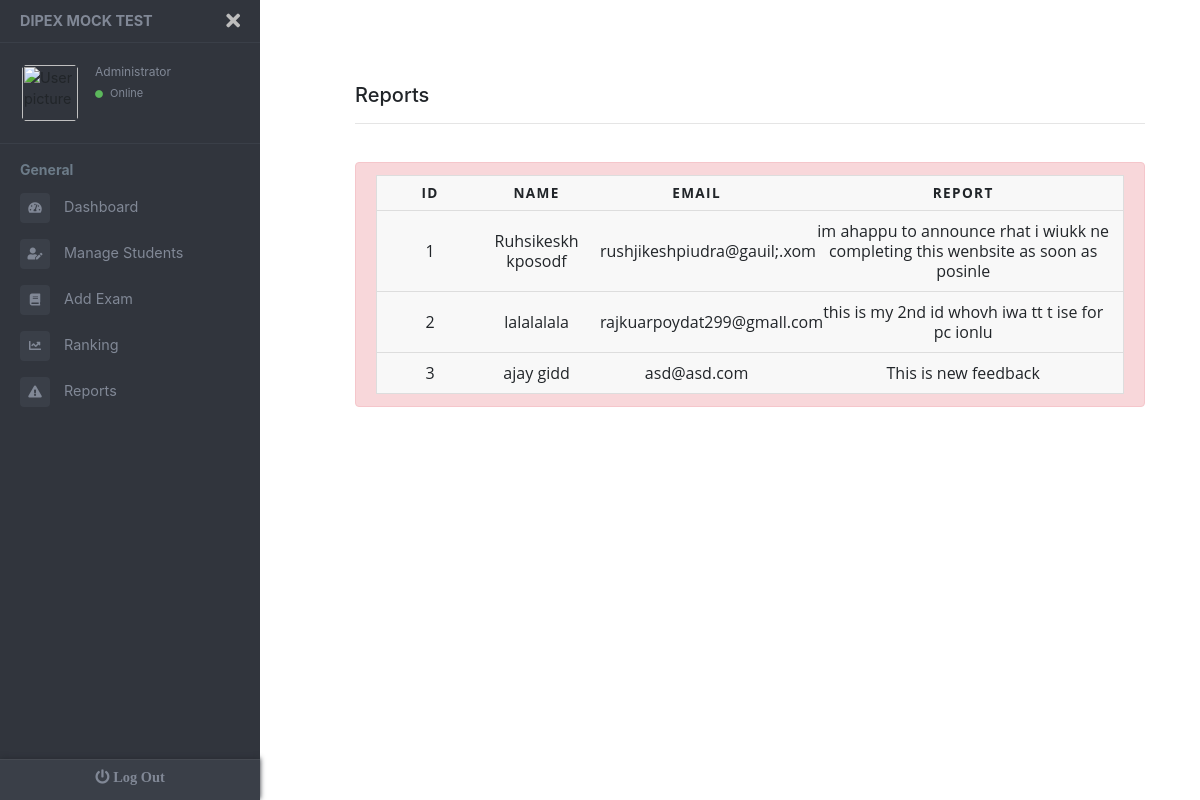
The page /welcome_admin.php?page=admin/showReports on the database its author committed.
### tables this page shows
CREATE TABLE `reports` (
  `id` int(11) NOT NULL,
  `username` varchar(20) NOT NULL,
  `name` varchar(50) NOT NULL,
  `email` varchar(50) NOT NULL,
  `report` varchar(1000) NOT NULL
);

### admin/showReports.php (the view, shortened to what this page needs)
<?php
$serverName = "localhost";
$userName = "root";
$passWord = "";
$dbName = "gatedipex";
$conn = mysqli_connect($serverName, $userName, $passWord, $dbName);
$num = 1;
$sql = "SELECT `username`, `name`, `email`, `report` FROM `reports`";
?>
<html>
    <head>
    </head>
    <body>
    <div class="form-group col-md-12">
          <br><br><h5>Reports</h5>
          <hr><br>
          <div class="alert alert-danger" role="alert">
            <table class="manageExams">
              <tr>
                <th>ID</th>
                <th>Name</th>
                <th colspan='2'>Email</th>
                <th colspan="3">Report</th>
              </tr>
              <?php
               $result = $conn->query($sql);
               if ($result->num_rows > 0) {
                   while($row = $result->fetch_assoc()) {
                     $fullName = $row["name"];
                     $report = $row["report"];
                     $email = $row["email"];
              echo "
                <tr>
                  <td>".$num."</td>
                  <td>".$fullName."</td>
                  <td colspan='2'>".$email."</td>
                  <td colspan='3'>".$report."</td>
                </tr>
               ";
               $num+=1;
              }
            }
              ?>
            </table>
          </div>
        </div>
    </body>
</html>

### assets/css/welcome_admin.css (style rules this page uses)
body { font-size: 0.9rem; }
.manageExams { font-family: "Open Sans", sans-serif; line-height: 1.25; border: 1px solid #ccc; border-collapse: collapse; margin: 0; padding: 0; width: 100%; table-layout: fixed; }
.manageExams tr { background-color: #f8f8f8; border: 1px solid #ddd; padding: .35em; }
.manageExams th, .manageExams td { padding: .625em; text-align: center; }
.manageExams th { font-size: .85em; letter-spacing: .1em; text-transform: uppercase; }

### rows shown on the page
reports: name "Ruhsikeskh kposodf", email "rushjikeshpiudra@gauil;.xom", report "im ahappu to announce rhat i wiukk ne completing this wenbsite as soon as posinle"
reports: name "lalalalala", email "rajkuarpoydat299@gmall.com", report "this is my 2nd id whovh iwa tt t ise for pc ionlu"
reports: name "ajay gidd", email "asd@asd.com", report "This is new feedback"
